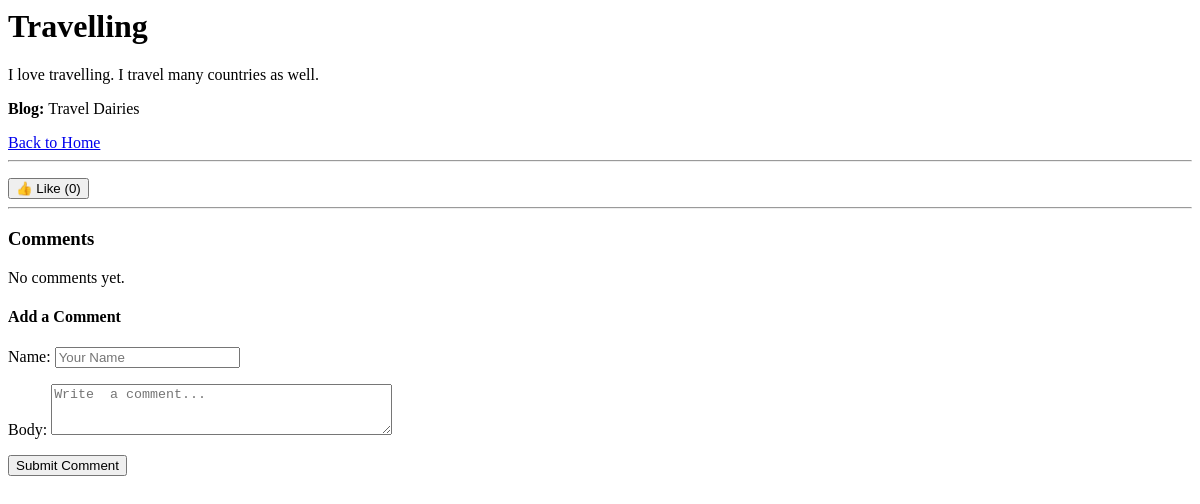
Before: /post/travelling/ with the older database file.
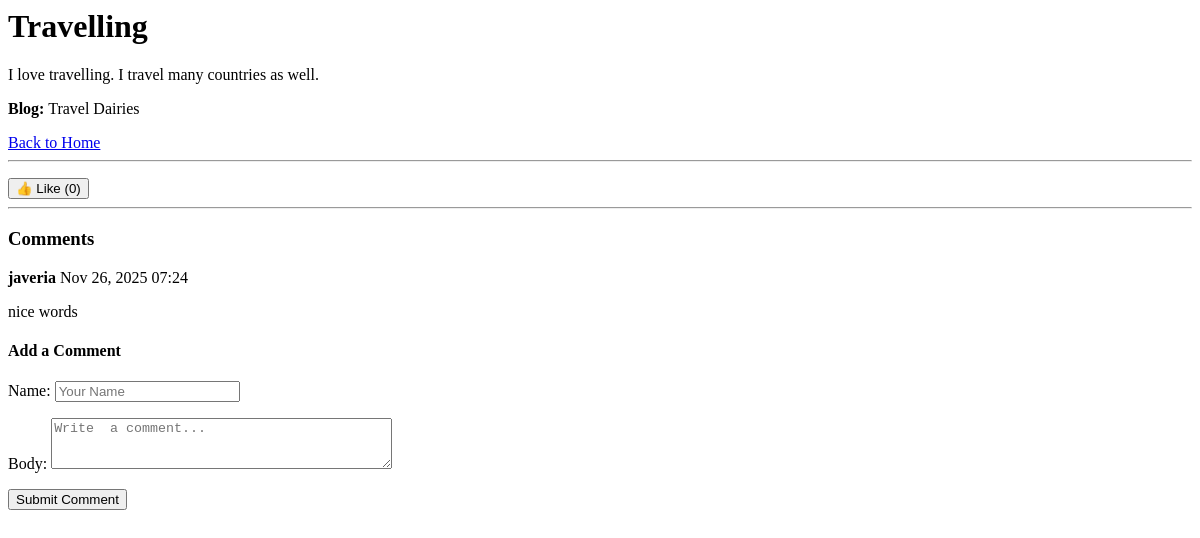
After: the same page with the newer database file.
### blog/models.py (models this page shows, shortened)
class Post(models.Model):
    blog = models.ForeignKey(Blog, on_delete=models.CASCADE, related_name='posts')
    title = models.CharField(max_length=200)
    content = models.TextField()
    slug = models.SlugField(unique=True, blank=True)
    likes = models.ManyToManyField(
            settings.AUTH_USER_MODEL,
            related_name='liked_posts',
            blank=True
    )
    def total_likes(self):
        return self.likes.count()

class Blog(models.Model):
    name = models.CharField(max_length=100)
    author = models.CharField(max_length=50)
    slug = models.SlugField(unique=True, blank=True)

class Comment(models.Model):
    post = models.ForeignKey(Post, on_delete=models.CASCADE, related_name='comments')
    name = models.CharField(max_length=50)
    body = models.TextField()
    created_at = models.DateTimeField(auto_now_add=True)

### blog/views.py (the view, shortened to what this page needs)
# urls.py: path('post/<slug:slug>/', PostDetailView.as_view(), name='post_detail'),
class PostDetailView(View):
    template_name = 'blog/post_detail.html'
    def get(self, request, slug):
        post = get_object_or_404(Post, slug=slug)
        comments = post.comments.all()
        form = CommentForm()
        return render(request, self.template_name, {'post': post, 'comments': comments, 'form': form})

### blog/forms.py
class CommentForm(forms.ModelForm):
    class Meta:
        model = Comment
        fields = ['name', 'body']
        widgets = {
            'name':forms.TextInput(attrs={'class': 'form-control', 'placeholder': 'Your Name'}),
            'body' : forms.Textarea(attrs={'class': 'form-control', 'placeholder': 'Write  a comment...', 'rows': 3}),
        }

### blog/templates/blog/post_detail.html (shortened to what this page needs)
<h1>{{ post.title }}</h1>
<p>{{ post.content }}</p>
<p><strong>Blog:</strong> {{ post.blog.name }}</p>
<a href="{% url 'home' %}">Back to Home</a>
<div class="container mt-5">
    <hr>
    <form action="{% url 'like_post' post.slug %}" method="POST" style="display:inline;">
        <button type="submit" class="btn btn-primary mb-4">
            👍 Like ({{ post.total_likes }})
        </button>
    </form>
    <hr>
    <div class="mb-4">
        <h3>Comments</h3>
        {% for comment in comments %}
            <div class="mb-3 p-3 bg-light border rounded shadow-sm">
                <strong>{{ comment.name }}</strong>
                <span class="text-muted small">{{ comment.created_at|date:"M d, Y H:i" }}</span>
                <p class="mt-2">{{ comment.body }}</p>
            </div>
        {% empty %}
            <p class="text-muted">No comments yet.</p>
        {% endfor %}
    </div>
    <div class="mb-5">
        <h4>Add a Comment</h4>
        <form method="POST">
            {{ form.as_p }}
            <button type="submit" class="btn btn-success mt-2">Submit Comment</button>
        </form>
    </div>
</div>

Changed rows visible on the page:
added Comment: name "javeria", created_at "Nov 26, 2025 07:24", body "nice words"
Other visible differences:
text no longer shown: "No comments yet."
